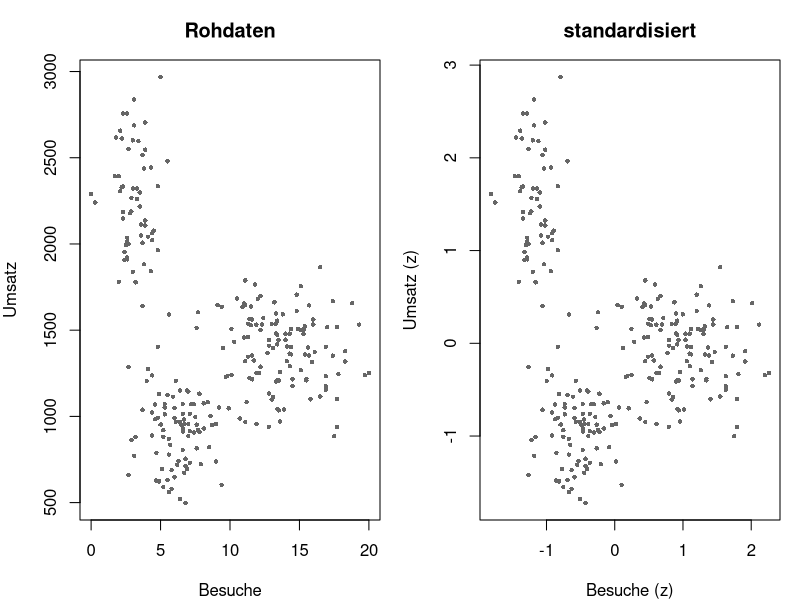
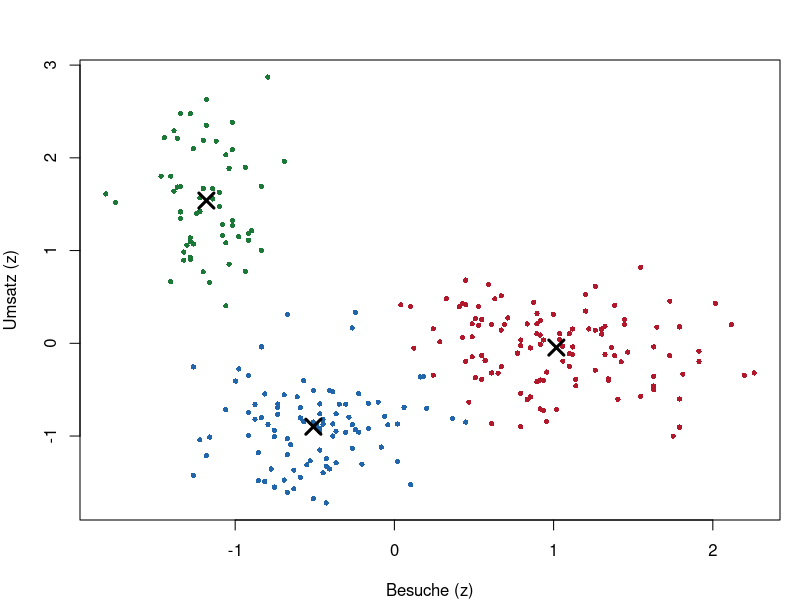
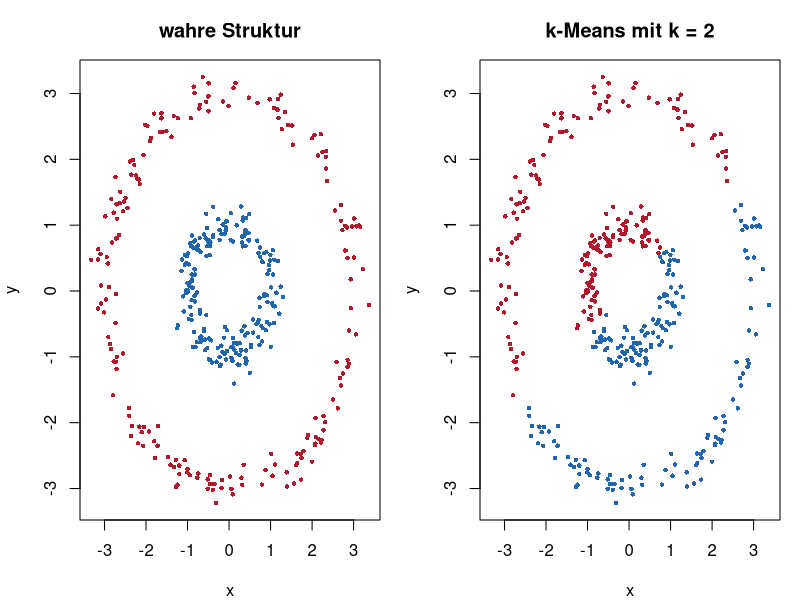

Write R code to recreate these figures, in order.
## ---- chunk 1
#| label: setup-r
#| include: false
set.seed(2026)

# Kundendaten mit drei eingebauten Gruppen, unterschiedlich gross
gruppe_wahr <- rep(c("A", "B", "C"), times = c(120, 90, 60))
kunden <- data.frame(
  besuche = round(c(rnorm(120, 14, 2.5), rnorm(90, 6, 1.8), rnorm(60, 3, 1.2)), 1),
  umsatz  = round(c(rnorm(120, 1400, 220), rnorm(90, 900, 160), rnorm(60, 2200, 300)), 0)
)
## ---- chunk 2
#| label: fig-voraussetzungen-km-r
#| fig-cap: "Links die Rohdaten, rechts die standardisierten. Erst standardisiert sind beide Variablen gleich gewichtet."
#| fig-height: 3.4
skaliert <- scale(kunden)

par(mfrow = c(1, 2), mar = c(4, 4, 3, 1))
plot(kunden$besuche, kunden$umsatz, pch = 16, cex = 0.6, col = "grey40",
     xlab = "Besuche", ylab = "Umsatz", main = "Rohdaten")
plot(skaliert[, 1], skaliert[, 2], pch = 16, cex = 0.6, col = "grey40",
     xlab = "Besuche (z)", ylab = "Umsatz (z)", main = "standardisiert")
par(mfrow = c(1, 1))

round(apply(kunden, 2, var), 1)
## ---- chunk 3
#| label: durchfuehrung-km-r
km <- kmeans(skaliert, centers = 3, nstart = 25)

km$size
round(km$centers, 3)
round(c(within = km$tot.withinss, between = km$betweenss,
        anteil = km$betweenss / km$totss), 3)
## ---- chunk 4
#| label: fig-szenario-a-km-r
#| fig-cap: "Gefundene Gruppen mit ihren Zentren. Die Farben sind Gruppennummern, keine Rangfolge."
kunden$gruppe <- factor(km$cluster)

plot(skaliert[, 1], skaliert[, 2], pch = 16, cex = 0.7,
     col = c("#2166ac", "#b2182b", "#1b7837")[km$cluster],
     xlab = "Besuche (z)", ylab = "Umsatz (z)")
points(km$centers, pch = 4, cex = 2, lwd = 3)

# Zentren zurueck in die Einheiten der Rohdaten
zentren_roh <- t(t(km$centers) * attr(skaliert, "scaled:scale") +
                   attr(skaliert, "scaled:center"))
round(zentren_roh, 1)

table(gefunden = km$cluster, eingebaut = gruppe_wahr)
## ---- chunk 5
#| label: szenario-b-km-r
for (k in 2:6) {
  lauf <- kmeans(skaliert, centers = k, nstart = 25)
  cat("k =", k,
      "| within:", round(lauf$tot.withinss, 1),
      "| Anteil erklaert:", round(lauf$betweenss / lauf$totss, 3),
      "| kleinste Gruppe:", min(lauf$size), "\n")
}
## ---- chunk 6
#| label: fig-szenario-c-km-r
#| fig-cap: "Zwei ineinander liegende Ringe. Links die wahre Struktur, rechts die Aufteilung durch k-Means."
#| fig-height: 3.4
set.seed(7)
winkel <- runif(400, 0, 2 * pi)
radius <- c(rep(1, 200), rep(3, 200)) + rnorm(400, 0, 0.15)
ringe <- data.frame(x = radius * cos(winkel), y = radius * sin(winkel))
ring_wahr <- rep(c("innen", "aussen"), each = 200)

km_ringe <- kmeans(scale(ringe), centers = 2, nstart = 25)

par(mfrow = c(1, 2), mar = c(4, 4, 3, 1))
plot(ringe$x, ringe$y, pch = 16, cex = 0.6,
     col = ifelse(ring_wahr == "innen", "#2166ac", "#b2182b"),
     xlab = "x", ylab = "y", main = "wahre Struktur")
plot(ringe$x, ringe$y, pch = 16, cex = 0.6,
     col = c("#2166ac", "#b2182b")[km_ringe$cluster],
     xlab = "x", ylab = "y", main = "k-Means mit k = 2")
par(mfrow = c(1, 1))

table(km_ringe$cluster, ring_wahr)
round(km_ringe$betweenss / km_ringe$totss, 3)
## ---- chunk 7
#| label: szenario-d-km-r
werte <- sapply(1:20, function(i) {
  set.seed(i)
  kmeans(skaliert, centers = 3, nstart = 1)$tot.withinss
})

round(c(bester = min(werte), schlechtester = max(werte),
        verschiedene_loesungen = length(unique(round(werte, 4)))), 3)

round(kmeans(skaliert, centers = 3, nstart = 25)$tot.withinss, 3)
